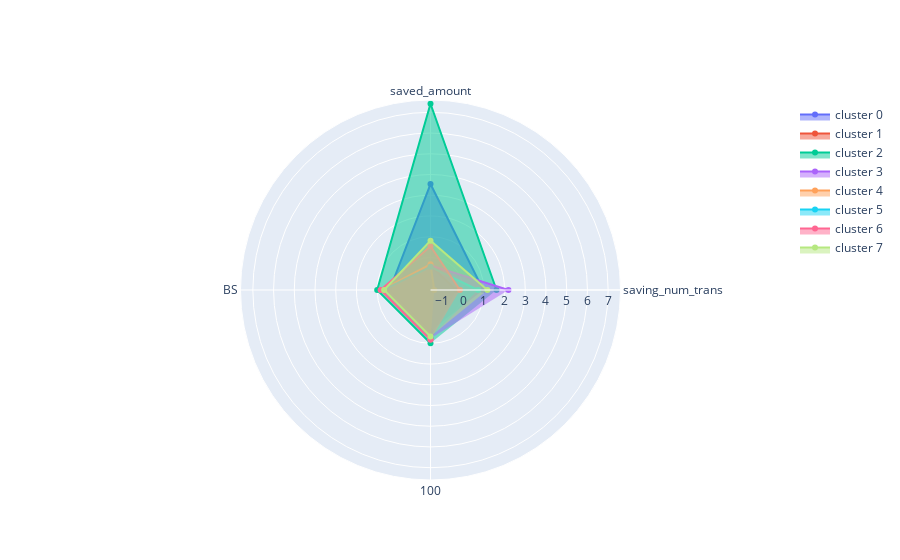

Notebook code cell kept with this figure:
### Code cell
fig = go.Figure()
for i in range(0,len(df_mean)):
#     fig = px.line_polar(df_after_scaled, r=df_mean.iloc[i].values, theta=df_mean.iloc[i].index, line_close=True)
#     fig.add_trace(go.Scatterpolar)
    
    fig.add_trace(go.Scatterpolar(
      r=df_mean.iloc[i].values,
      theta=df_mean.iloc[i].index,
      fill='toself',
      name=f"cluster {df_mean.index[i]}"))
fig.show()

### Figure 1 — Plotly figure (JSON) as saved in the notebook; plotly's stock layout.template omitted (floating-point values rounded to 4 significant figures)
{"data": [{"fill": "toself", "name": "cluster 0", "r": [0.9717, 3.54, 0.4, 0.4], "theta": ["saving_num_trans", "saved_amount", "BS", "100"], "type": "scatterpolar"}, {"fill": "toself", "name": "cluster 1", "r": [-0.3339, -0.4038, 0.7396, 0.7396], "theta": ["saving_num_trans", "saved_amount", "BS", "100"], "type": "scatterpolar"}, {"fill": "toself", "name": "cluster 2", "r": [1.613, 7.415, 1, 1], "theta": ["saving_num_trans", "saved_amount", "BS", "100"], "type": "scatterpolar"}, {"fill": "toself", "name": "cluster 3", "r": [2.189, -0.3844, 0.7647, 0.7647], "theta": ["saving_num_trans", "saved_amount", "BS", "100"], "type": "scatterpolar"}, {"fill": "toself", "name": "cluster 4", "r": [-1.393, -0.3292, 0.7973, 0.7973], "theta": ["saving_num_trans", "saved_amount", "BS", "100"], "type": "scatterpolar"}, {"fill": "toself", "name": "cluster 5", "r": [0.7182, -0.4509, 0.7179, 0.7179], "theta": ["saving_num_trans", "saved_amount", "BS", "100"], "type": "scatterpolar"}, {"fill": "toself", "name": "cluster 6", "r": [-0.1519, 0.5431, 0.8333, 0.8333], "theta": ["saving_num_trans", "saved_amount", "BS", "100"], "type": "scatterpolar"}, {"fill": "toself", "name": "cluster 7", "r": [1.173, 0.8068, 0.6667, 0.6667], "theta": ["saving_num_trans", "saved_amount", "BS", "100"], "type": "scatterpolar"}], "layout": {"autosize": true, "polar": {"angularaxis": {"type": "category"}, "radialaxis": {"autorange": true, "range": [-1.652, 7.674], "type": "linear"}}}}
